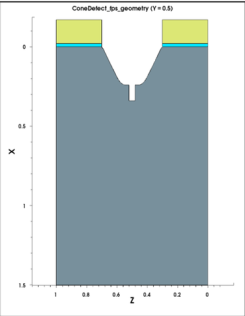
#> input picture assets/tcad/cone-defect-etch-2d.png, 245 x 316 px
$ python measure_tcad_screenshots.py
#> lines starting #> are read from the running program, lines starting #| are printed output that depends on the picture; after the words box and inside, x2 and y2 are one past the last pixel; in counts of white or black regions, pixels touching at a corner belong together
#!/usr/bin/env python3
"""Estimate STI geometry from the Sentaurus Visual cut-plane screenshots.

The original TCAD structure files (.tdr) are NOT in this repository. The only
genuine simulation evidence available is three low-resolution Sentaurus Visual
screenshots reproduced in the project report. This script measures the 2D
cut-plane panels of those screenshots (assets/tcad/*-2d.png) by classifying
pixel colours and converting pixel distances to micrometres using the plot's
own axis frame.

Calibration
-----------
In every cut plane the silicon block spans Z = 1 -> 0 um horizontally and
X = 0 -> 1.5 um vertically (tick labels at the block edges). Pixel-per-um is
therefore taken from the silicon block's width (1.0 um) and from the distance
between the silicon surface and the block bottom (1.5 um). Agreement between the
horizontal and vertical scales is printed as a sanity check.

Accuracy
--------
One pixel is roughly 5-7 nm. Region boundaries are drawn as 1-2 px dark lines,
so every length below carries an uncertainty of about +/-2 px (~ +/-10-15 nm).
Layers thinner than ~3 px (e.g. the pad oxide) cannot be resolved. All results
are ESTIMATES FROM SCREENSHOTS, not extractions from TCAD structure files.

Usage
-----
    python3 scripts/analysis/measure_tcad_screenshots.py [--csv results/screenshot-measurements.csv]

Requires: Python 3, numpy, Pillow.
"""

import argparse
import csv
import math
import os
import sys

import numpy as np
from PIL import Image

HERE = os.path.dirname(os.path.abspath(__file__))
ROOT = os.path.normpath(os.path.join(HERE, "..", ".."))

IMAGES = [
    ("cone-defect-etch-2d.png", "ConeDefect_fps_geometry (after trench etch + defect, before fill)"),
    ("sti-after-fill-2d.png", "Review1_Fig1_FinalSTI_fps_geometry (after oxide fill / planarization)"),
    ("final-structure-2d.png", "final_structure_fps_geometry (final structure)"),
]

DOMAIN_WIDTH_UM = 1.0   # Z = 1 -> 0
DOMAIN_DEPTH_UM = 1.5   # X = 0 -> 1.5


def classify(img):
    """Return boolean masks for silicon, nitride and 'trench fill' (oxide or gas)."""
    a = img.astype(int)
    r, g, b = a[..., 0], a[..., 1], a[..., 2]
    silicon = (abs(r - 120) < 25) & (abs(g - 144) < 25) & (abs(b - 156) < 25)
    nitride = (r > 180) & (g > 180) & (b < 170)
    oxide = (b > 200) & (g > 180) & (r < 120)
    gas = (r > 235) & (g > 235) & (b > 235)
    return silicon, nitride, oxide, gas


def runs(mask_row):
    """Contiguous True runs as (start, end_exclusive)."""
    out, start = [], None
    for i, v in enumerate(mask_row):
        if v and start is None:
            start = i
        elif not v and start is not None:
            out.append((start, i))
            start = None
    if start is not None:
        out.append((start, len(mask_row)))
    return out


def measure(path):
    img = np.array(Image.open(path).convert("RGB"))
    si, ni, ox, gas = classify(img)
    h, w = si.shape

    # Silicon block extents (columns/rows that are mostly silicon).
    # Take the widest contiguous band of silicon-rich columns (ignores frame lines).
    left, right = max(runs(si.sum(axis=0) > 0.3 * h), key=lambda t: t[1] - t[0])
    si_rows = np.where(si[:, left:right].sum(axis=1) > 0.3 * (right - left))[0]
    bottom = si_rows.max() + 1

    # Silicon surface away from the trench = first silicon row in the outer 10 % columns.
    # (skip columns crossed by vertical region-boundary lines)
    band = range(left + 2, left + max(4, (right - left) // 6))
    counts = {c: si[:, c].sum() for c in band}
    edge_cols = [c for c in band if counts[c] >= 0.98 * max(counts.values())]
    # (first row that starts >= 10 px of uninterrupted silicon; ignores title text)
    def first_solid(c):
        col = si[:, c]
        return next(y for y in range(h - 10) if col[y:y + 10].all())

    surface = int(np.median([first_solid(c) for c in edge_cols]))

    px_per_um_h = (right - left) / DOMAIN_WIDTH_UM
    px_per_um_v = (bottom - surface) / DOMAIN_DEPTH_UM
    nm_h = 1000.0 / px_per_um_h
    nm_v = 1000.0 / px_per_um_v

    # Nitride thickness in the outer columns.
    nit = [ni[:, c].sum() for c in edge_cols]
    nitride_nm = float(np.median(nit)) * nm_v

    # Trench: oxide/gas run straddling the domain centre, row by row, below the
    # surface. Each edge is extended over at most 3 px of non-silicon boundary line.
    centre = (left + right) // 2
    fill = ox | gas
    widths = []
    for y in range(surface + 3, bottom):
        row = fill[y, left:right]
        rr = [(s + left, e + left) for s, e in runs(row) if s + left <= centre + 15 and e + left >= centre - 15]
        if not rr:
            break
        s, e = max(rr, key=lambda t: t[1] - t[0])
        for _ in range(3):
            if s > left and not si[y, s - 1]:
                s -= 1
            if e < right and not si[y, e]:
                e += 1
        widths.append((y, s, e))
    if not widths:
        raise RuntimeError(f"no trench found in {path}")

    w_px = np.array([e - s for _, s, e in widths])
    # The narrow notch starts where the width collapses below 40 % of the opening width.
    opening = w_px[0]
    notch_idx = next((i for i, v in enumerate(w_px) if v < 0.4 * opening), len(w_px))
    main = widths[:notch_idx]
    notch = widths[notch_idx:]

    trench_depth_nm = (main[-1][0] - surface + 1) * nm_v if main else float("nan")
    bottom_width_nm = (main[-1][2] - main[-1][1]) * nm_h if main else float("nan")
    top_width_nm = opening * nm_h
    notch_depth_nm = len(notch) * nm_v
    notch_width_nm = float(np.median([e - s for _, s, e in notch])) * nm_h if notch else float("nan")

    # Sidewall angle: linear fit of each edge between 25 % and 75 % of main-trench depth.
    n = len(main)
    seg = main[n // 4: 3 * n // 4] if n >= 8 else main
    ys = np.array([y for y, _, _ in seg], float)
    angles = []
    for xs in (np.array([s for _, s, _ in seg], float), np.array([e for _, _, e in seg], float)):
        slope = np.polyfit(ys * nm_v, xs * nm_h, 1)[0]  # nm lateral per nm depth
        angles.append(math.degrees(math.atan2(1.0, abs(slope))))

    # Planarity proxies: oxide surface in the trench opening vs. nitride top,
    # and any oxide left on top of the nitride (outer columns).
    def first_run(mask, c, n=5):
        col = mask[:, c]
        return next((y for y in range(h - n) if col[y:y + n].all()), None)

    nit_top = int(np.median([first_run(ni, c) for c in edge_cols]))
    fill_top = first_run(ox, centre)
    step_nm = (nit_top - fill_top) * nm_v if fill_top is not None else float("nan")
    ox_on_nit = [ox[:nit_top, c].sum() for c in edge_cols]
    ox_on_nit_nm = float(np.median(ox_on_nit)) * nm_v

    return {
        "nm_per_px_h": nm_h,
        "nm_per_px_v": nm_v,
        "nitride_nm": nitride_nm,
        "opening_at_si_surface_nm": top_width_nm,
        "main_trench_depth_nm": trench_depth_nm,
        "main_trench_bottom_width_nm": bottom_width_nm,
        "sidewall_angle_left_deg": angles[0],
        "sidewall_angle_right_deg": angles[1],
        "notch_depth_below_floor_nm": notch_depth_nm,
        "notch_width_nm": notch_width_nm,
        "total_depth_nm": trench_depth_nm + notch_depth_nm,
        "fill_top_above_nitride_top_nm": step_nm,
        "oxide_on_nitride_nm": ox_on_nit_nm,
    }


def main():
    ap = argparse.ArgumentParser(description=__doc__.splitlines()[0])
    ap.add_argument("--csv", help="write results to this CSV path")
    args = ap.parse_args()

    rows = []
    for fname, label in IMAGES:
        path = os.path.join(ROOT, "assets", "tcad", fname)
        m = measure(path)
#> in measure, img is the input picture: shape (316, 245, 3); mean R, G, B 189.2, 200.8, 203.1
#> in classify, `r, g, b = a[..., 0], a[..., 1], a[..., 2]`:
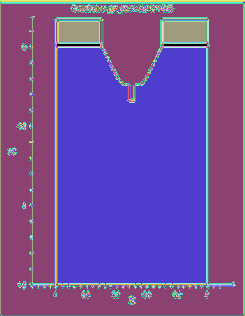
#> r: shape (316, 245) int64; 211 distinct labels, from 0 to 255; one colour per label, 0 black
#> in classify, `r, g, b = a[..., 0], a[..., 1], a[..., 2]`:
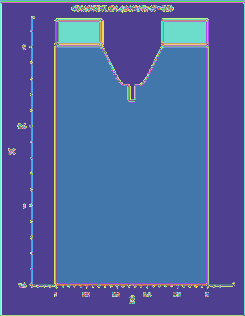
#> g: shape (316, 245) int64; 198 distinct labels, from 8 to 255; one colour per label, 0 black
#> in classify, `r, g, b = a[..., 0], a[..., 1], a[..., 2]`:
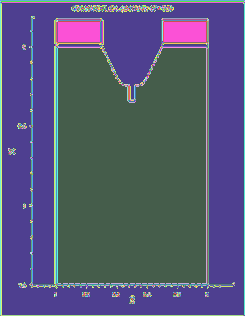
#> b: shape (316, 245) int64; 200 distinct labels, from 8 to 255; one colour per label, 0 black
#> in classify, `silicon = (abs(r - 120) < 25) & (abs(g - 144) < 25) & (abs(b - 156) < ..`:
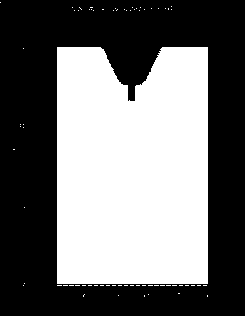
#> silicon: shape (316, 245) bool; 44.3% white; 69 white regions (68 under 20 px), largest, box (x1, y1, x2, y2) and area: (57, 47, 208, 284) 34118
#> in classify, `nitride = (r > 180) & (g > 180) & (b < 170)`: nitride: shape (316, 245) bool; 2.7% white; 2 white regions, box (x1, y1, x2, y2) and area: (162, 20, 208, 43) 1055, (57, 20, 101, 43) 1012
#> in classify, `oxide = (b > 200) & (g > 180) & (r < 120)`:
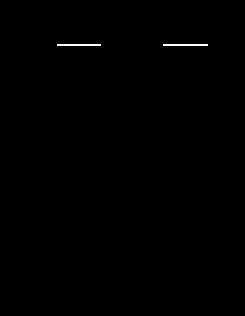
#> oxide: shape (316, 245) bool; 0.23% white in thin lines or dots, all inside (x1, y1, x2, y2) = (57, 44, 208, 46)
#> in classify, `gas = (r > 235) & (g > 235) & (b > 235)`:
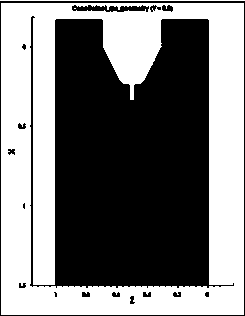
#> gas: shape (316, 245) bool; 47.4% white; 3 white regions (1 under 20 px), largest, box (x1, y1, x2, y2) and area: (1, 3, 244, 315) 36431, (0, 0, 245, 1) 245
#> the loop in runs, `for i, v in enumerate(mask_row):` made 245 passes
#> (v, start) on pass 58: (True, 57)
#> v on passes 1 to 6: False, False, False, False, False, False
#> after the loop in runs, `for i, v in enumerate(mask_row):`: out = [(57, 208)]
#> in measure, `left, right = max(runs(si.sum(axis=0) > 0.3 * h), key=lambda t: t[1] -..`: left = 57; right = 208
#> in measure, `si_rows = np.where(si[:, left:right].sum(axis=1) > 0.3 * (right - left..`: si_rows = 238 values from 47 to 285
#> in measure, `bottom = si_rows.max() + 1`: bottom = 286
#> in measure, `counts = {c: si[:, c].sum() for c in band}`: counts = 23 items
#> in measure, `edge_cols = [c for c in band if counts[c] >= 0.98 * max(counts.values(..`: edge_cols = [59, 60, 61, 62, 63, 64, 65, 66, 67, 68, 69, 70, 71, 72, 73, 74, 75, 76, 77, 78, 79, 80, 81]
#> in measure, `surface = int(np.median([first_solid(c) for c in edge_cols]))`: surface = 47
#> in measure, `px_per_um_h = (right - left) / DOMAIN_WIDTH_UM`: px_per_um_h = 151
#> in measure, `px_per_um_v = (bottom - surface) / DOMAIN_DEPTH_UM`: px_per_um_v = 159.3
#> in measure, `nm_h = 1000.0 / px_per_um_h`: nm_h = 6.62
#> in measure, `nm_v = 1000.0 / px_per_um_v`: nm_v = 6.28
#> in measure, `nit = [ni[:, c].sum() for c in edge_cols]`: nit = [23, 23, 23, 23, 23, 23, 23, 23, 23, 23, 23, 23, 23, 23, 23, 23, 23, 23, 23, 23, 23, 23, 23]
#> in measure, `nitride_nm = float(np.median(nit)) * nm_v`: nitride_nm = 144.4
#> in measure, `centre = (left + right) // 2`: centre = 132
#> in measure, `fill = ox | gas`:
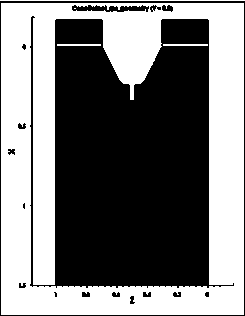
#> fill: shape (316, 245) bool; 47.6% white; 5 white regions (1 under 20 px), largest, box (x1, y1, x2, y2) and area: (1, 3, 244, 315) 36431, (0, 0, 245, 1) 245, (163, 44, 208, 46) 90, (57, 44, 101, 46) 88
#> the loop in measure, `for y in range(surface + 3, bottom):` made 51 passes
#> after the loop in measure, `for y in range(surface + 3, bottom):`: widths = 50 items, first 6: (50, 104, 161), (51, 105, 159), (52, 105, 160), (53, 106, 158), (54, 106, 159), (55, 107, 157)
#> in measure, `w_px = np.array([e - s for _, s, e in widths])`: w_px = 50 values, max 57 at index 0, min 7 at index 36, mean 29.62
#> in measure, `opening = w_px[0]`: opening = 57
#> in measure, `notch_idx = next((i for i, v in enumerate(w_px) if v < 0.4 * opening),..`: notch_idx = 32
#> in measure, `main = widths[:notch_idx]`: main = 32 items, first 6: (50, 104, 161), (51, 105, 159), (52, 105, 160), (53, 106, 158), (54, 106, 159), (55, 107, 157)
#> in measure, `notch = widths[notch_idx:]`: notch = 18 items, first 6: (82, 121, 143), (83, 121, 142), (84, 126, 138), (85, 128, 136), (86, 128, 135), (87, 128, 135)
#> in measure, `trench_depth_nm = (main[-1][0] - surface + 1) * nm_v if main else floa..`: trench_depth_nm = 219.7
#> in measure, `bottom_width_nm = (main[-1][2] - main[-1][1]) * nm_h if main else floa..`: bottom_width_nm = 165.6
#> in measure, `top_width_nm = opening * nm_h`: top_width_nm = 377.5
#> in measure, `notch_depth_nm = len(notch) * nm_v`: notch_depth_nm = 113
#> in measure, `notch_width_nm = float(np.median([e - s for _, s, e in notch])) * nm_h..`: notch_width_nm = 46.36
#> in measure, `n = len(main)`: n = 32
#> in measure, `seg = main[n // 4: 3 * n // 4] if n >= 8 else main`: seg = [(58, 107, 156), (59, 108, 156), (60, 109, 155), (61, 109, 155), (62, 109, 154), (63, 110, 154), (64, 111, 153), (65, 111, 153), (66, 111, 152), (67, 112, 152), (68, 113, 151), (69, 114, 151), (70, 113, 151), (71, 114, 151), (72, 114, 149), (73, 115, 149)]
#> in measure, `ys = np.array([y for y, _, _ in seg], float)`: ys = [58, 59, 60, 61, 62, 63, 64, 65, 66, 67, 68, 69, 70, 71, 72, 73]
#> the loop in measure, `for xs in (np.array([s for _, s, _ in seg], float), np.array([e for _,..` made 2 passes
#> slope on passes 1 to 2: 0.531, -0.49
#> after the loop in measure, `for xs in (np.array([s for _, s, _ in seg], float), np.array([e for _,..`: angles = [62.05, 63.88]
#> in measure, `nit_top = int(np.median([first_run(ni, c) for c in edge_cols]))`: nit_top = 20
#> in measure, `step_nm = (nit_top - fill_top) * nm_v if fill_top is not None else flo..`: step_nm = nan
#> in measure, `ox_on_nit = [ox[:nit_top, c].sum() for c in edge_cols]`: ox_on_nit = [0, 0, 0, 0, 0, 0, 0, 0, 0, 0, 0, 0, 0, 0, 0, 0, 0, 0, 0, 0, 0, 0, 0]
#> in measure, `ox_on_nit_nm = float(np.median(ox_on_nit)) * nm_v`: ox_on_nit_nm = 0
#> m = 13 items
        rows.append((fname, label, m))
        print(f"\n{fname}  [{label}]")
        for k, v in m.items():
            print(f"  {k:32s} {v:8.1f}")
#> this loop made 13 passes
#> (k, v) on passes 1 to 12: ('nm_per_px_h', 6.62), ('nm_per_px_v', 6.28), ('nitride_nm', 144.4), ('opening_at_si_surface_nm', 377.5), ('main_trench_depth_nm', 219.7), ('main_trench_bottom_width_nm', 165.6), ('sidewall_angle_left_deg', 62.05), ('sidewall_angle_right_deg', 63.88), ('notch_depth_below_floor_nm', 113), ('notch_width_nm', 46.36), ('total_depth_nm', 332.6), ('fill_top_above_nitride_top_nm', nan)
#|   nm_per_px_h                           6.6
#|   nm_per_px_v                           6.3
#|   nitride_nm                          144.4
#|   opening_at_si_surface_nm            377.5
#|   main_trench_depth_nm                219.7
#|   main_trench_bottom_width_nm         165.6
#|   sidewall_angle_left_deg              62.0
#|   sidewall_angle_right_deg             63.9
#> (further printed lines are left out)
#> pass 2 of the loop in main, `for fname, label in IMAGES:`:
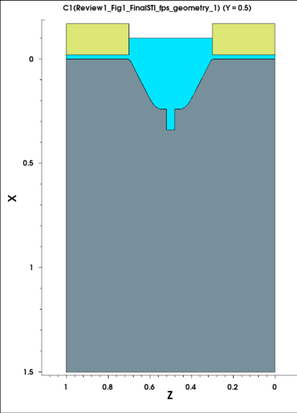
#> input picture assets/tcad/sti-after-fill-2d.png, 297 x 413 px
#> in measure, img is the input picture: shape (413, 297, 3); mean R, G, B 170.6, 192.7, 196.3
#> a: shape (413, 297, 3) int64
#> r: shape (413, 297) int64; 256 distinct labels, from 0 to 255
#> g: shape (413, 297) int64; 241 distinct labels, from 0 to 255
#> b: shape (413, 297) int64; 241 distinct labels, from 0 to 255
#> in classify (call 2), `silicon = (abs(r - 120) < 25) & (abs(g - 144) < 25) & (abs(b - 156) < ..`:
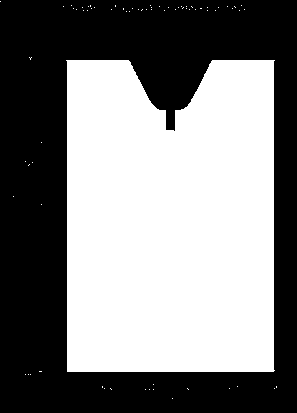
#> silicon: shape (413, 297) bool; 50.3% white; 1 black region, box (x1, y1, x2, y2) and area: (0, 0, 297, 413) 61001
#> nitride: shape (413, 297) bool; 3% white; 2 white regions, box (x1, y1, x2, y2) and area: (66, 23, 128, 54) 1831, (213, 24, 275, 54) 1831
#> oxide: shape (413, 297) bool; 4% white; 1 white region, box (x1, y1, x2, y2) and area: (67, 38, 275, 129) 4901
#> gas: shape (413, 297) bool; 37.7% white; 19 white regions (18 under 20 px), largest, box (x1, y1, x2, y2) and area: (1, 1, 297, 412) 46268
#> left = 67; right = 274
#> si_rows = 312 values from 60 to 371
#> bottom = 372
#> counts = 32 items
#> edge_cols = 32 values from 69 to 100
#> surface = 60
#> px_per_um_h = 207
#> px_per_um_v = 208
#> nm_h = 4.83
#> nm_v = 4.81
#> nit = 32 values from 30 to 30
#> nitride_nm = 144.2
#> centre = 170
#> in measure (call 2), `fill = ox | gas`:
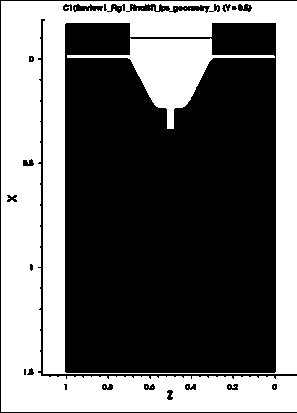
#> fill: shape (413, 297) bool; 41.7% white; 20 white regions (18 under 20 px), largest, box (x1, y1, x2, y2) and area: (1, 1, 297, 412) 46268, (67, 38, 275, 129) 4901
#> the loop in measure (call 2), `for y in range(surface + 3, bottom):` made 67 passes
#> after the loop in measure (call 2), `for y in range(surface + 3, bottom):`: widths = 66 items, first 6: (63, 131, 210), (64, 131, 209), (65, 132, 209), (66, 133, 209), (67, 133, 208), (68, 133, 208)
#> w_px = 66 values, max 79 at index 0, min 9 at index 47, mean 41.53
#> opening = 79
#> notch_idx = 44
#> main = 44 items, first 6: (63, 131, 210), (64, 131, 209), (65, 132, 209), (66, 133, 209), (67, 133, 208), (68, 133, 208)
#> notch = 22 items, first 6: (107, 156, 185), (108, 163, 178), (109, 164, 177), (110, 166, 175), (111, 166, 175), (112, 166, 175)
#> trench_depth_nm = 226
#> bottom_width_nm = 154.6
#> top_width_nm = 381.6
#> notch_depth_nm = 105.8
#> notch_width_nm = 43.48
#> n = 44
#> seg = 22 items, first 6: (74, 136, 204), (75, 137, 204), (76, 138, 204), (77, 138, 203), (78, 138, 203), (79, 139, 202)
#> ys = 22 values from 74 to 95
#> the loop in measure (call 2), `for xs in (np.array([s for _, s, _ in seg], float), np.array([e for _,..` made 2 passes
#> slope on passes 1 to 2: 0.519, -0.513
#> after the loop in measure (call 2), `for xs in (np.array([s for _, s, _ in seg], float), np.array([e for _,..`: angles = [62.59, 62.85]
#> nit_top = 24
#> fill_top = 39
#> step_nm = -72.12
#> ox_on_nit = 32 values from 0 to 0
#> the loop in main, `for k, v in m.items():` made 13 passes
#> (k, v) on passes 1 to 8: ('nm_per_px_h', 4.83), ('nm_per_px_v', 4.81), ('nitride_nm', 144.2), ('opening_at_si_surface_nm', 381.6), ('main_trench_depth_nm', 226), ('main_trench_bottom_width_nm', 154.6), ('sidewall_angle_left_deg', 62.59), ('sidewall_angle_right_deg', 62.85)
#> (printed output is left out)
#> pass 3 of the loop in main, `for fname, label in IMAGES:`:
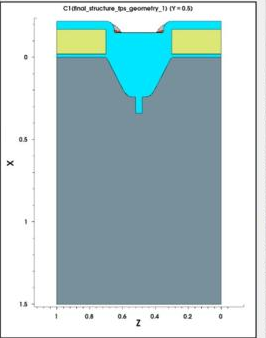
#> input picture assets/tcad/final-structure-2d.png, 266 x 338 px
#> in measure, img is the input picture: shape (338, 266, 3); mean R, G, B 176.3, 198.7, 202.1
#> a: shape (338, 266, 3) int64
#> r: shape (338, 266) int64
#> g: shape (338, 266) int64
#> b: shape (338, 266) int64
#> in classify (call 3), `silicon = (abs(r - 120) < 25) & (abs(g - 144) < 25) & (abs(b - 156) < ..`:
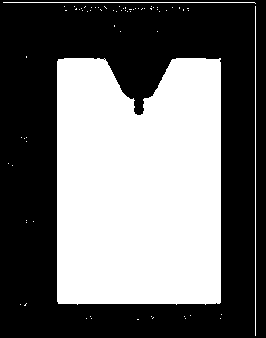
#> silicon: shape (338, 266) bool; 43.3% white; 71 white regions (68 under 20 px), largest, box (x1, y1, x2, y2) and area: (57, 58, 221, 305) 38301, (255, 6, 256, 336) 330, (3, 2, 256, 4) 253
#> nitride: shape (338, 266) bool; 2.5% white; 2 white regions, box (x1, y1, x2, y2) and area: (56, 30, 105, 53) 1125, (173, 30, 222, 54) 1116
#> oxide: shape (338, 266) bool; 4.8% white; 3 white regions (1 under 20 px), largest, box (x1, y1, x2, y2) and area: (56, 21, 221, 113) 4248, (174, 55, 220, 57) 88
#> gas: shape (338, 266) bool; 42.8% white; 9 white regions (5 under 20 px), largest, box (x1, y1, x2, y2) and area: (1, 3, 255, 337) 35788, (6, 0, 266, 338) 2490, (81, 305, 192, 306) 111, (60, 305, 80, 306) 20
#> left = 57; right = 221
#> si_rows = 247 values from 2 to 303
#> bottom = 304
#> counts = 25 items
#> edge_cols = 25 values from 59 to 83
#> surface = 58
#> px_per_um_h = 164
#> nm_h = 6.1
#> nit = 25 values from 23 to 23
#> nitride_nm = 140.2
#> centre = 139
#> in measure (call 3), `fill = ox | gas`:
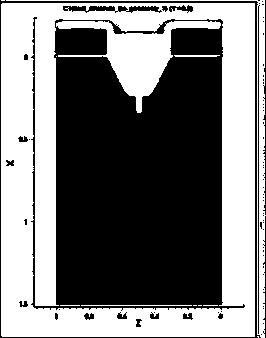
#> fill: shape (338, 266) bool; 47.6% white; 12 white regions (6 under 20 px), largest, box (x1, y1, x2, y2) and area: (1, 3, 255, 337) 35788, (56, 21, 221, 113) 4248, (6, 0, 266, 338) 2490, (81, 305, 192, 306) 111, (174, 55, 220, 57) 88, (60, 305, 80, 306) 20
#> the loop in measure (call 3), `for y in range(surface + 3, bottom):` made 53 passes
#> after the loop in measure (call 3), `for y in range(surface + 3, bottom):`: widths = 52 items, first 6: (61, 107, 171), (62, 108, 170), (63, 108, 170), (64, 108, 169), (65, 109, 169), (66, 110, 168)
#> w_px = 52 values, max 64 at index 0, min 8 at index 39, mean 34.12
#> opening = 64
#> notch_idx = 35
#> main = 35 items, first 6: (61, 107, 171), (62, 108, 170), (63, 108, 170), (64, 108, 169), (65, 109, 169), (66, 110, 168)
#> notch = 17 items, first 6: (96, 132, 146), (97, 133, 145), (98, 134, 144), (99, 134, 143), (100, 135, 143), (101, 134, 144)
#> trench_depth_nm = 231.7
#> bottom_width_nm = 158.5
#> top_width_nm = 390.2
#> notch_depth_nm = 103.7
#> notch_width_nm = 60.98
#> n = 35
#> seg = 18 items, first 6: (69, 111, 166), (70, 112, 166), (71, 112, 166), (72, 113, 165), (73, 113, 165), (74, 114, 164)
#> ys = 18 values from 69 to 86
#> the loop in measure (call 3), `for xs in (np.array([s for _, s, _ in seg], float), np.array([e for _,..` made 2 passes
#> slope on passes 1 to 2: 0.52, -0.515
#> after the loop in measure (call 3), `for xs in (np.array([s for _, s, _ in seg], float), np.array([e for _,..`: angles = [62.52, 62.75]
#> nit_top = 30
#> fill_top = 33
#> step_nm = -18.29
#> ox_on_nit = 25 values, max 8 at index 3, min 7 at index 0, mean 7.36
#> ox_on_nit_nm = 42.68
#> the loop in main, `for k, v in m.items():` made 13 passes
#> (k, v) on passes 1 to 8: ('nm_per_px_h', 6.1), ('nm_per_px_v', 6.1), ('nitride_nm', 140.2), ('opening_at_si_surface_nm', 390.2), ('main_trench_depth_nm', 231.7), ('main_trench_bottom_width_nm', 158.5), ('sidewall_angle_left_deg', 62.52), ('sidewall_angle_right_deg', 62.75)
#> (printed output is left out)

    print("\nAll values are estimates from low-resolution screenshots (+/- ~2 px).")

    if args.csv:
        keys = list(rows[0][2].keys())
        with open(args.csv, "w", newline="") as f:
            wr = csv.writer(f)
            wr.writerow(["image", "panel"] + keys)
            for fname, label, m in rows:
                wr.writerow([fname, label] + [f"{m[k]:.1f}" for k in keys])
        print(f"wrote {args.csv}")
    return 0


if __name__ == "__main__":
    sys.exit(main())
#> (the program exits here)
